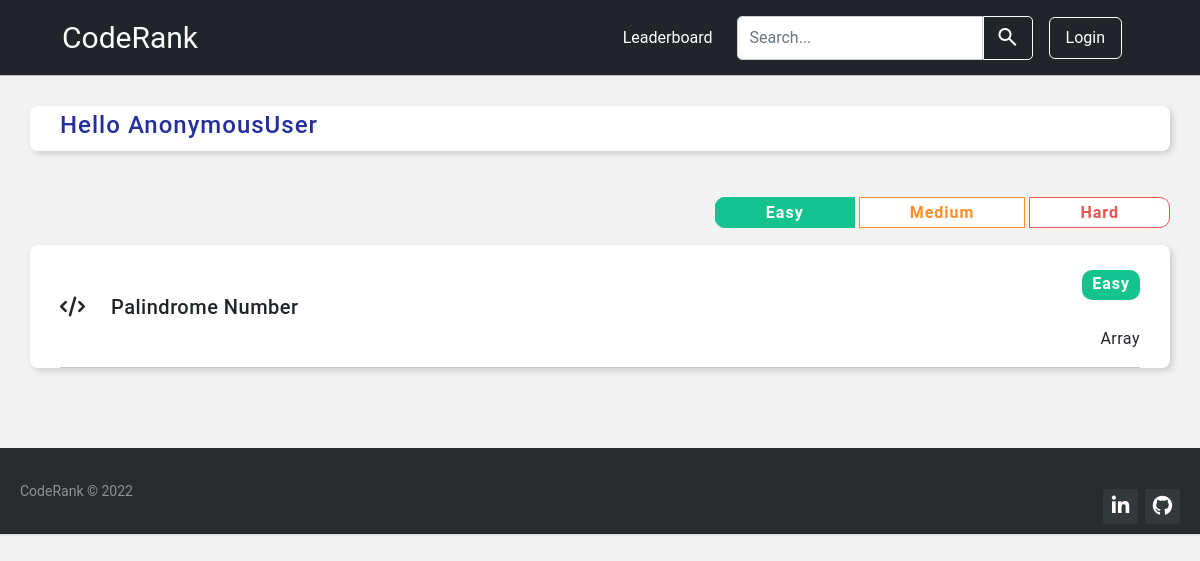
Screenshot of /?q=Easy with the database file from the repository.
### base/models.py (models this page shows, shortened)
class Problem(models.Model):
    name = models.CharField(max_length=100)
    desc = models.TextField()
    topic_tag = models.CharField(max_length=100, null=True)
    difficulty = models.CharField(max_length = 100, null=True)
    status = models.BooleanField(default=False)

### base/views.py (the view)
# urls.py: 2. Add a URL to urlpatterns:  path('', views.home, name='home')
def home(request):
    q = request.GET.get('q') if request.GET.get('q') != None else ''
    problems = Problem.objects.filter(
        Q(name__icontains = q) |
        Q(topic_tag__icontains = q) |
        Q(difficulty__icontains = q)
    )
    context = {'problems':problems}
    return render(request, 'base/home.html', context)

### base/templates/base/home.html (shortened to what this page needs)
{% extends 'main.html' %}
{% block content %}
<div class="home">
    <div class="container-fluid home1">
        <div class="head">
            <h4>Hello  {{user}} </h4>
        </div>
    </div>
    <div class="diff-btns">
        <a href="/?q=Easy" class="diff-btn easy">Easy</a>
        <a href="/?q=Medium" class="diff-btn medium">Medium</a>
        <a href="/?q=Hard" class="diff-btn hard">Hard</a>
    </div>
    <div class="container-fluid home2">
        <div>
        {% for problem in problems %}
            <div class="problem">
                <a href="{% url 'problemPage' problem.id %}" class="problem-head">
                    <h5> <i class="fa fa-code"></i> {{problem.name}} </h5>
                </a>
                <p class="difficulty"
                style=" {% if problem.difficulty == 'Easy' %}
                            background-color: #14C38E;
                        {% elif problem.difficulty == 'Medium' %}
                            background-color: #FF8D29;
                        {% else %}
                            background-color: #EB5353;
                        {% endif %}">
                    {{problem.difficulty}}
                </p>
                <p class="topic-tag">{{problem.topic_tag}}</p>
            </div>
            <hr class="hr1">
        {% endfor %}
        </div>
    </div>
</div>
{% endblock content %}

### templates/main.html (style rules this page uses)
body { background-color: #f3f3f3; }
hr { margin: 0; padding: 0; }
* { font-family: Roboto; }

### rows the page displays
Problem: name "Palindrome Number", difficulty "Easy", topic_tag "Array"

### other values shown
{{ user }} "AnonymousUser"
